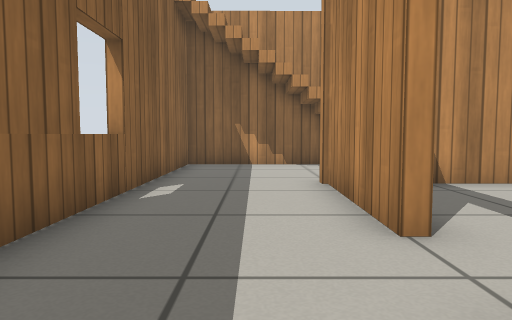
View 1 (above)

13 first-person views from a walk through a robot-simulator world made for Gazebo. The camera is 0.5 m above the floor, tilts 4° down and sees 70° across. The floor is counted in squares, 0.5 m on a side. Each view is taken from the middle of a square. On the plan, view 1 faces up. The plan holds only what a view shows up to about 13 squares ahead; the rest is blank. Simple patterns stand in for the simulator's built-in surfaces.

View 2
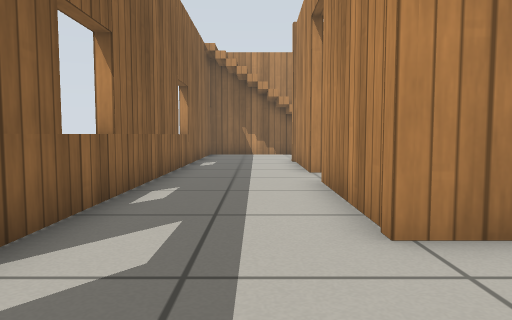

View 3
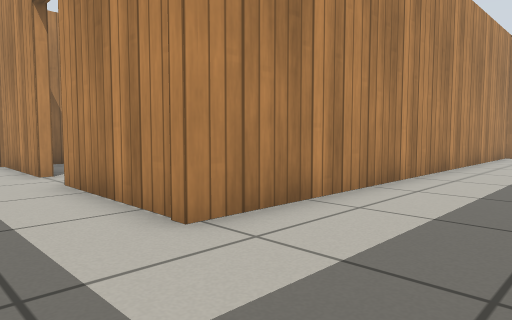

View 4
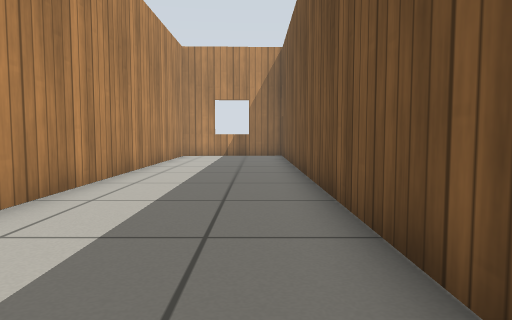

View 5
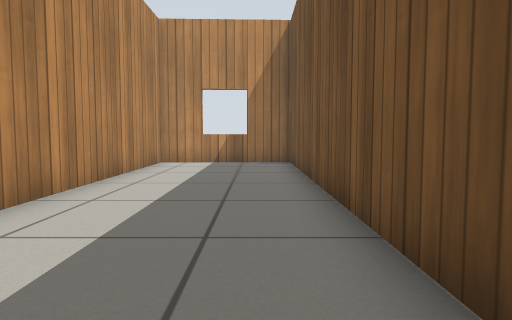

View 6
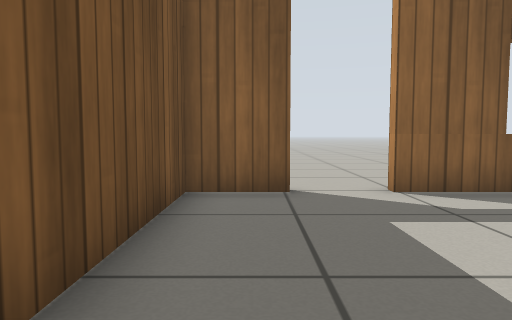

View 7
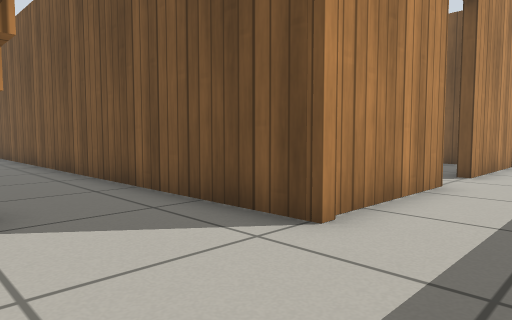

View 8
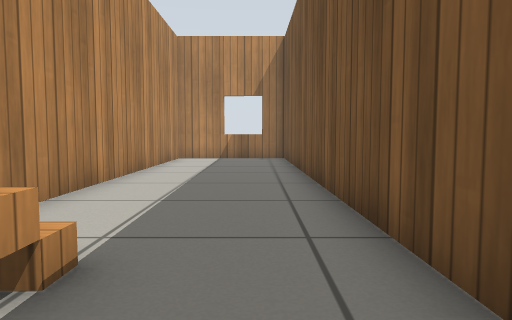

View 9
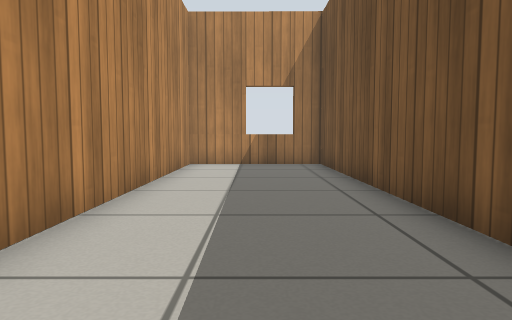

View 10
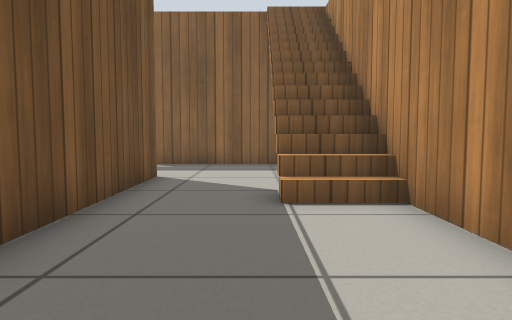

View 11
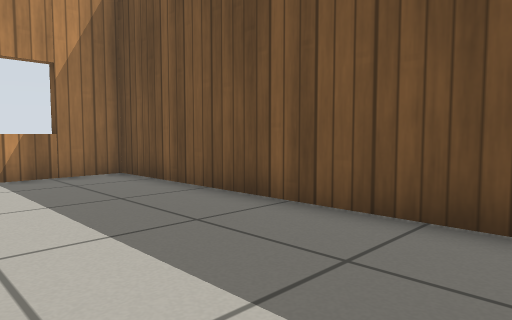

View 12
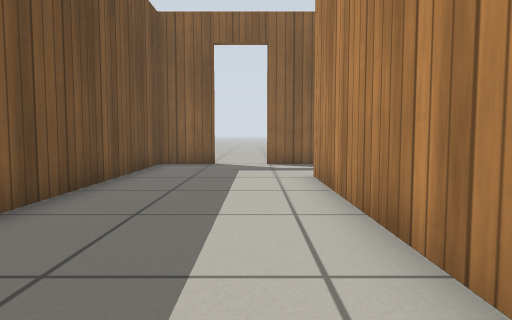

View 13
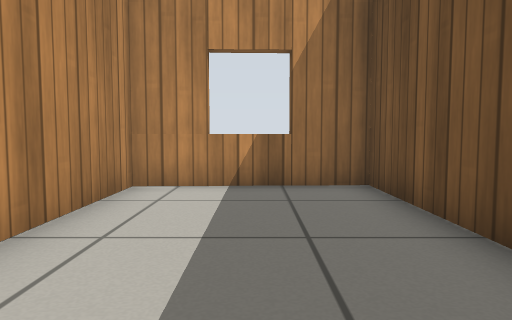

### Floor plan
Ten units are one square. View 1 is at (0, 0); x grows to the right and y downward. Boxes are objects, and circles mark ways between rooms. Rooms are numbered by the first view taken in them; rooms with no view inside come last. Other rooms are left out.
<svg viewBox="-30 -127 208 204">
<path fill="none" stroke="#000" d="M-23 54 -23 72 171 72 170 26 13 26 14 -17M-23 -16 -23 36M6 -122 -15 -122M14 -35 15 -76 172 -78 173 -122 45 -122M-23 -115 -23 -16"/>
<circle cx="-5" cy="-10" r="3" fill="#2a7"/>
<text x="60" y="40">1</text>
<text x="50" y="-90">2</text>
</svg>
Room 1 opens to room 2.

Where each view was taken, in squares from view 1:
view 1: 0 up, 0 right, facing up
view 2: 6 down, 0 right, facing up
view 3: 6 down, 1 left, facing up-right
view 4: 6 down, 0 right, facing right
view 5: 6 down, 4 right, facing right
view 6: 6 down, 4 right, facing left
view 7: 11 up, 1 left, facing down-right
view 8: 9 up, 2 right, facing right
view 9: 10 up, 5 right, facing right
view 10: 10 up, 10 right, facing left
view 11: 3 down, 8 right, facing down-right
view 12: 4 down, 10 right, facing left
view 13: 5 down, 10 right, facing right
